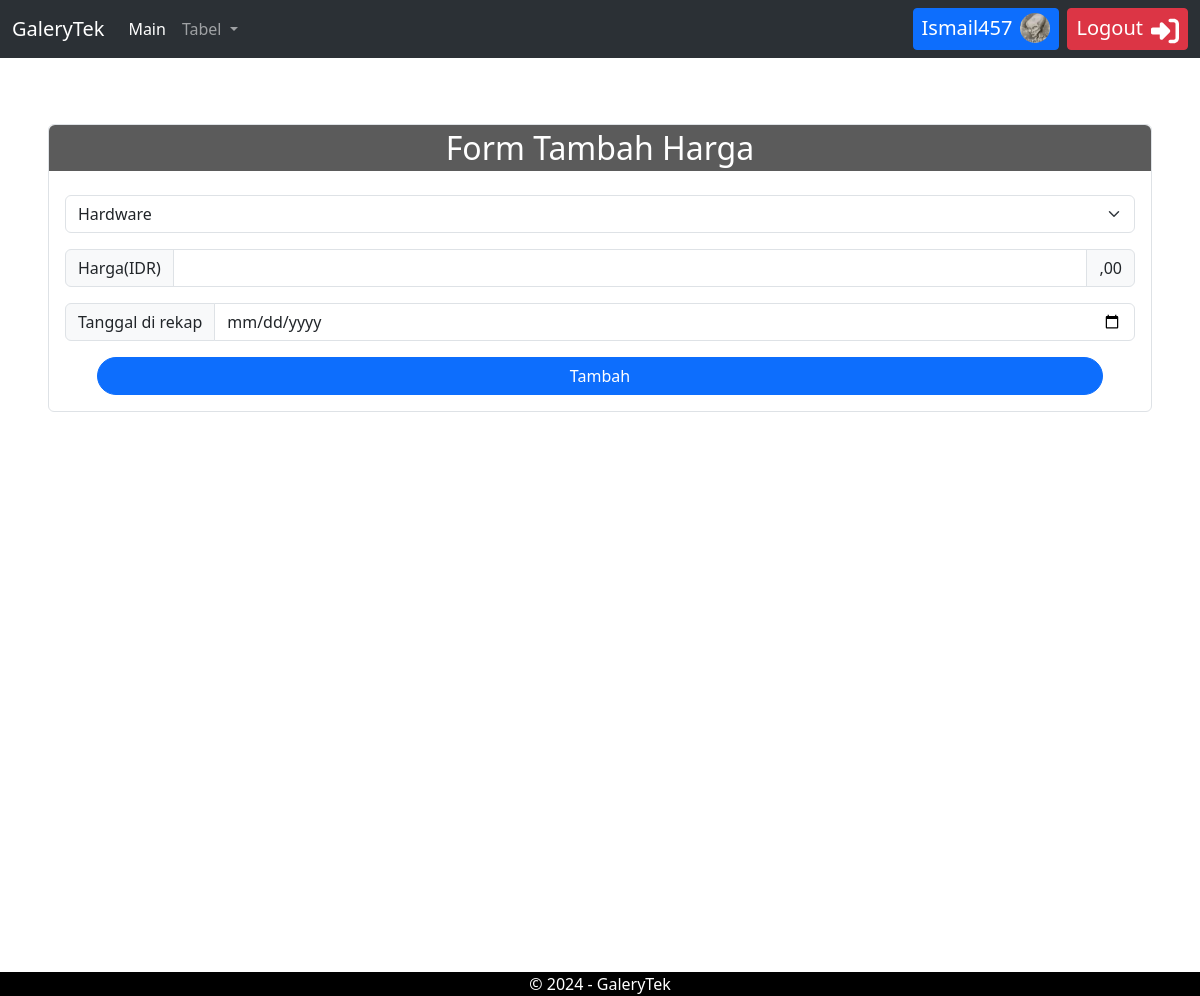
The page /admin/crud/form/tambah_harga.php (signed in) on the database its author committed.
### tables this page shows
CREATE TABLE `user` (
  `id` int NOT NULL,
  `username` varchar(255) NOT NULL,
  `email` varchar(255) NOT NULL,
  `password` varchar(255) NOT NULL,
  `role` enum('admin','super admin') NOT NULL,
  `gambar` varchar(255) NOT NULL
);

### admin/crud/form/tambah_harga.php (the view, shortened to what this page needs)
<!DOCTYPE html>
<html lang="en">
<head>
    <link rel="stylesheet" href="../../assets/style/base.css">
    <link rel="stylesheet" href="../../assets/style/form.css">
    <link rel="stylesheet" href="http://localhost/pw2024_tubes_233040070/admin/assets/plugins/fontawesome-free-6.5.2-web/css/all.css">
    <link rel="stylesheet" href="../../assets/style/bootstrap.min.css">
</head>
<body>
    <?php
    include "../../assets/shortcut/nav.php";
    ?>
    <section class="main">
        <form action="../aksi/aksi_tambah.php" method="post" class="d-flex flex-column border rounded text-center mx-5">
            <h2 class="title rounded-top text-white p-1">Form Tambah Harga</h2>
            <div class="p-2">
                <div class="input-group flex-nowrap p-2">
                    <select name="id_hardware" class="form-select" aria-label="Default select example">
                        <option selected>Hardware</option>
                    </select>
                </div>
                <div class="input-group p-2">
                    <label class="input-group-text" for="harga">Harga(IDR)</label>
                    <input name="avg_price" type="number" class="form-control" id="harga" required>
                    <label class="input-group-text" for="harga">,00</label>
                </div>
                <div class="input-group p-2">
                    <label class="input-group-text" for="tanggal">Tanggal di rekap</label>
                    <input name="tanggal" type="date" class="form-control" id="tanggal" required>
                </div>
            </div>
            <input type="submit" value="Tambah" name="harga" class="btn btn-primary mx-5 mb-3 rounded-pill">
        </form>
    </section>
    <?php
    include "../../assets/shortcut/link.php";
    ?>
</body>
</html>

### admin/assets/shortcut/nav.php (shortened to what this page needs)
<?php
include "koneksi.php";
$user = $_SESSION['user'];
$data_user = mysqli_query($koneksi, "SELECT * FROM user WHERE username='$user' or email='$user'");
$tampil_user = mysqli_fetch_array($data_user);
if ($tampil_user['gambar']) {
    $gambar_profile = $tampil_user['gambar'];
} else {
    $gambar_profile = "Profile_picture.png";
}
?>
<nav class="navbar navbar-expand-lg bg-body-tertiary position-fixed bg-dark" data-bs-theme="dark" style="
    color: white;
    width: 100%;
    z-index: 10;
    top: 0;">
    <div class="container-fluid">
        <a class="navbar-brand" href="./">GaleryTek</a>
        <div class="collapse navbar-collapse" id="navbarText">
            <ul class="navbar-nav me-auto mb-2 mb-lg-0 text-center">
                <li class="nav-item">
                    <a class="nav-link active" aria-current="page" href="#main">Main</a>
                </li>
                <li class="nav-item dropdown">
                    <a class="nav-link dropdown-toggle" href="#" role="button" data-bs-toggle="dropdown" aria-expanded="false">
                        Tabel
                    </a>
                </li>
            </ul>
            <div class="d-flex justify-content-evenly">
                <a href="http://localhost/pw2024_tubes_233040070/admin/crud/user.php" class="d-flex btn btn-sm btn-primary justify-content-center me-2">
                    <div class="fs-5 me-2"><?= $tampil_user['username'] ?></div><img class="rounded-circle" src="http://localhost/pw2024_tubes_233040070/admin/crud/recource/gambar_profile/<?= $gambar_profile; ?>" alt="Profile_picture.png" style="height:30px; width: 30px;">
                </a>
                <a href="http://localhost/pw2024_tubes_233040070/admin/crud/aksi/logout.php" class="d-flex btn btn-sm btn-danger justify-content-center" onclick="return confirm('Anda yakin ingin logout ?')">
                    <div class="fs-5">Logout</div><i class="fa-solid fa-right-to-bracket fa-2x ms-2 mt-1"></i>
                </a>
            </div>
        </div>
    </div>
</nav>
<div style="margin-bottom: 32px;">_</div>

### admin/assets/style/base.css (style rules this page uses)
* { margin: 0; padding: 0; scroll-behavior: smooth; }
img { border: 0; width: 200px; height: 200px; }

### admin/assets/style/form.css (style rules this page uses)
form { margin-top: 100px; }
.title { background-color: #5b5b5b; }
.main { height: 100vh; }

### rows shown on the page
user: username "Ismail457", gambar (picture)
